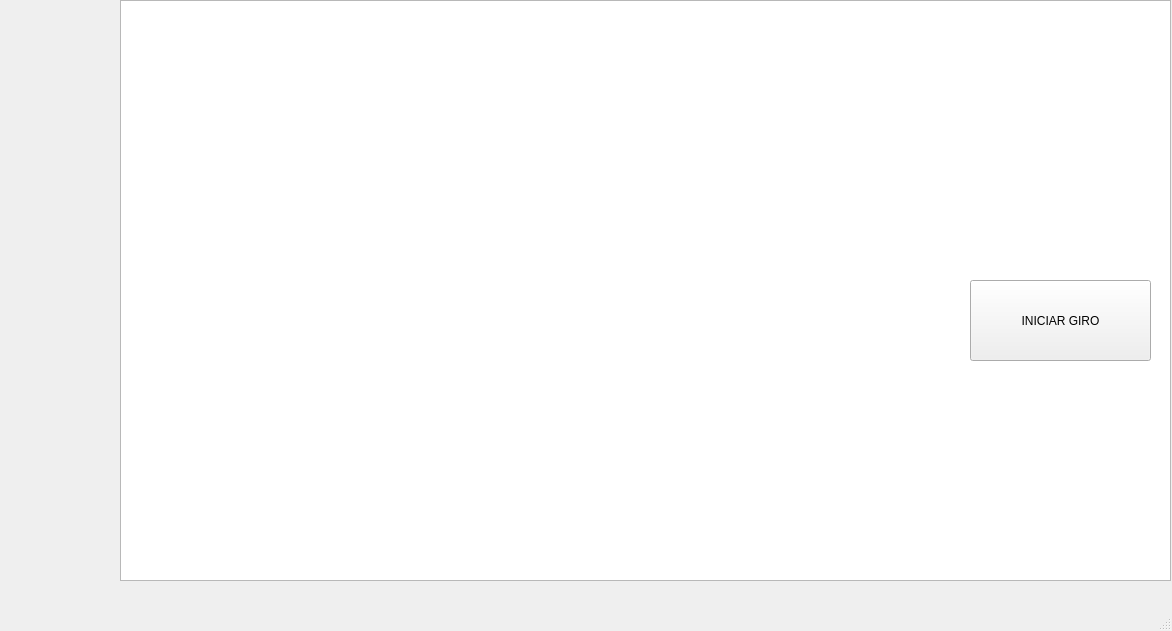
<?xml version="1.0" encoding="UTF-8"?>
<ui version="4.0">
 <class>MainWindow</class>
 <widget class="QMainWindow" name="MainWindow">
  <property name="geometry">
   <rect>
    <x>0</x>
    <y>0</y>
    <width>1172</width>
    <height>631</height>
   </rect>
  </property>
  <property name="windowTitle">
   <string>MainWindow</string>
  </property>
  <widget class="QWidget" name="centralwidget">
   <widget class="QStackedWidget" name="stackedWidget">
    <property name="geometry">
     <rect>
      <x>120</x>
      <y>0</y>
      <width>1051</width>
      <height>631</height>
     </rect>
    </property>
    <property name="currentIndex">
     <number>1</number>
    </property>
    <widget class="QWidget" name="wgInicial">
     <property name="styleSheet">
      <string notr="true"/>
     </property>
     <widget class="QGraphicsView" name="graphicsView">
      <property name="geometry">
       <rect>
        <x>0</x>
        <y>0</y>
        <width>1091</width>
        <height>571</height>
       </rect>
      </property>
      <property name="minimumSize">
       <size>
        <width>1088</width>
        <height>571</height>
       </size>
      </property>
      <property name="toolTip">
       <string>&lt;html&gt;&lt;head/&gt;&lt;body&gt;&lt;p align=&quot;center&quot;&gt;&lt;br/&gt;&lt;/p&gt;&lt;/body&gt;&lt;/html&gt;</string>
      </property>
      <property name="styleSheet">
       <string notr="true"/>
      </property>
     </widget>
     <widget class="QLabel" name="labelMensaje">
      <property name="geometry">
       <rect>
        <x>300</x>
        <y>90</y>
        <width>311</width>
        <height>171</height>
       </rect>
      </property>
      <property name="font">
       <font>
        <family>8514oem</family>
        <pointsize>-1</pointsize>
       </font>
      </property>
      <property name="whatsThis">
       <string>&lt;html&gt;&lt;head/&gt;&lt;body&gt;&lt;p align=&quot;center&quot;&gt;&lt;br/&gt;&lt;/p&gt;&lt;/body&gt;&lt;/html&gt;</string>
      </property>
      <property name="accessibleIdentifier">
       <string notr="true"/>
      </property>
      <property name="styleSheet">
       <string notr="true">QLabel {
    border-image: url(&quot;C:/Users/Dell/Documents/Documentos/PROYECTO/Gamificacion/images/com2.png&quot;) 0 0 0 0 stretch stretch;
    font-family: &quot;8514oem&quot;;      /* Cambia Arial por la fuente que quieras */
    font-size: 12px;           /* Tamaño del texto en píxeles */
    color: black;              /* Color del texto */
 qproperty-alignment: 'AlignCenter';  /* Centrar texto */
}</string>
      </property>
      <property name="text">
       <string/>
      </property>
     </widget>
    </widget>
    <widget class="QWidget" name="wgDentro">
     <widget class="QGraphicsView" name="graphicsViewDentro">
      <property name="geometry">
       <rect>
        <x>0</x>
        <y>0</y>
        <width>1051</width>
        <height>581</height>
       </rect>
      </property>
     </widget>
     <widget class="QPushButton" name="giro">
      <property name="geometry">
       <rect>
        <x>850</x>
        <y>280</y>
        <width>181</width>
        <height>81</height>
       </rect>
      </property>
      <property name="text">
       <string>INICIAR GIRO</string>
      </property>
     </widget>
    </widget>
    <widget class="QWidget" name="wgMapa">
     <widget class="QLabel" name="label_2">
      <property name="geometry">
       <rect>
        <x>0</x>
        <y>0</y>
        <width>1051</width>
        <height>591</height>
       </rect>
      </property>
      <property name="styleSheet">
       <string notr="true">QLabel {
    border-image: url(&quot;C:/Users/Dell/Documents/Documentos/PROYECTO/Gamificacion/images/descarga (1).jpg&quot;) 0 0 0 0 stretch stretch;
}
</string>
      </property>
      <property name="text">
       <string/>
      </property>
     </widget>
    </widget>
    <widget class="QWidget" name="wgEntrada">
     <widget class="QLabel" name="label">
      <property name="geometry">
       <rect>
        <x>0</x>
        <y>0</y>
        <width>1051</width>
        <height>581</height>
       </rect>
      </property>
      <property name="styleSheet">
       <string notr="true">QLabel {
    border-image: url(&quot;C:/Users/Dell/Documents/Documentos/PROYECTO/Gamificacion/images/fon2.jpg&quot;) 0 0 0 0 stretch stretch;
}
</string>
      </property>
      <property name="text">
       <string/>
      </property>
     </widget>
     <widget class="QPushButton" name="bnNuevaPartida">
      <property name="geometry">
       <rect>
        <x>440</x>
        <y>290</y>
        <width>131</width>
        <height>41</height>
       </rect>
      </property>
      <property name="font">
       <font>
        <family>8514oem</family>
        <pointsize>9</pointsize>
        <bold>true</bold>
       </font>
      </property>
      <property name="styleSheet">
       <string notr="true">QPushButton {
    border-image: url(&quot;C:/Users/Dell/Documents/Documentos/PROYECTO/Gamificacion/images/bnplay.png&quot;) 0 0 0 0 stretch stretch;
}</string>
      </property>
      <property name="text">
       <string/>
      </property>
     </widget>
     <widget class="QPushButton" name="bnNuevaPartida_3">
      <property name="geometry">
       <rect>
        <x>440</x>
        <y>340</y>
        <width>131</width>
        <height>41</height>
       </rect>
      </property>
      <property name="font">
       <font>
        <family>8514oem</family>
        <pointsize>9</pointsize>
        <bold>true</bold>
       </font>
      </property>
      <property name="styleSheet">
       <string notr="true">QPushButton {
    border-image: url(&quot;C:/Users/Dell/Documents/Documentos/PROYECTO/Gamificacion/images/bnexit.png&quot;) 0 0 0 0 stretch stretch;
}</string>
      </property>
      <property name="text">
       <string/>
      </property>
     </widget>
     <widget class="QPushButton" name="bnNuevaPartida_4">
      <property name="geometry">
       <rect>
        <x>420</x>
        <y>220</y>
        <width>171</width>
        <height>61</height>
       </rect>
      </property>
      <property name="font">
       <font>
        <family>8514oem</family>
        <pointsize>9</pointsize>
        <bold>true</bold>
       </font>
      </property>
      <property name="styleSheet">
       <string notr="true">QPushButton {
    border-image: url(&quot;C:/Users/Dell/Documents/Documentos/PROYECTO/Gamificacion/images/menu.png&quot;) 0 0 0 0 stretch stretch;
}</string>
      </property>
      <property name="text">
       <string/>
      </property>
     </widget>
    </widget>
   </widget>
  </widget>
  <widget class="QMenuBar" name="menubar">
   <property name="geometry">
    <rect>
     <x>0</x>
     <y>0</y>
     <width>1172</width>
     <height>25</height>
    </rect>
   </property>
  </widget>
  <widget class="QStatusBar" name="statusbar"/>
 </widget>
 <resources/>
 <connections/>
</ui>
